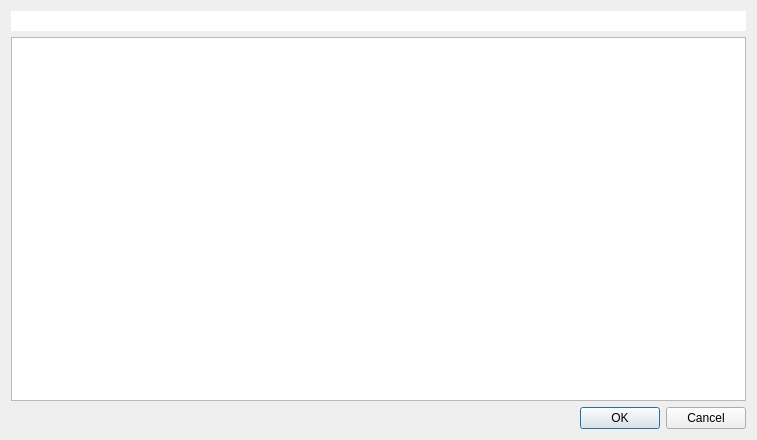
<?xml version="1.0" encoding="UTF-8"?>
<ui version="4.0">
 <class>TextEditDialog</class>
 <widget class="QDialog" name="TextEditDialog">
  <property name="geometry">
   <rect>
    <x>0</x>
    <y>0</y>
    <width>757</width>
    <height>440</height>
   </rect>
  </property>
  <property name="windowTitle">
   <string>Dialog</string>
  </property>
  <layout class="QVBoxLayout" name="verticalLayout">
   <item>
    <widget class="QLineEdit" name="lineEdit_path">
     <property name="frame">
      <bool>false</bool>
     </property>
     <property name="readOnly">
      <bool>true</bool>
     </property>
    </widget>
   </item>
   <item>
    <widget class="QPlainTextEdit" name="plainTextEdit"/>
   </item>
   <item>
    <layout class="QHBoxLayout" name="horizontalLayout">
     <item>
      <spacer name="horizontalSpacer">
       <property name="orientation">
        <enum>Qt::Horizontal</enum>
       </property>
       <property name="sizeHint" stdset="0">
        <size>
         <width>40</width>
         <height>20</height>
        </size>
       </property>
      </spacer>
     </item>
     <item>
      <widget class="QPushButton" name="pushButton">
       <property name="text">
        <string>OK</string>
       </property>
       <property name="default">
        <bool>true</bool>
       </property>
      </widget>
     </item>
     <item>
      <widget class="QPushButton" name="pushButton_2">
       <property name="text">
        <string>Cancel</string>
       </property>
      </widget>
     </item>
    </layout>
   </item>
  </layout>
 </widget>
 <resources/>
 <connections>
  <connection>
   <sender>pushButton</sender>
   <signal>clicked()</signal>
   <receiver>TextEditDialog</receiver>
   <slot>accept()</slot>
   <hints>
    <hint type="sourcelabel">
     <x>295</x>
     <y>282</y>
    </hint>
    <hint type="destinationlabel">
     <x>227</x>
     <y>279</y>
    </hint>
   </hints>
  </connection>
  <connection>
   <sender>pushButton_2</sender>
   <signal>clicked()</signal>
   <receiver>TextEditDialog</receiver>
   <slot>reject()</slot>
   <hints>
    <hint type="sourcelabel">
     <x>376</x>
     <y>282</y>
    </hint>
    <hint type="destinationlabel">
     <x>386</x>
     <y>278</y>
    </hint>
   </hints>
  </connection>
 </connections>
</ui>
